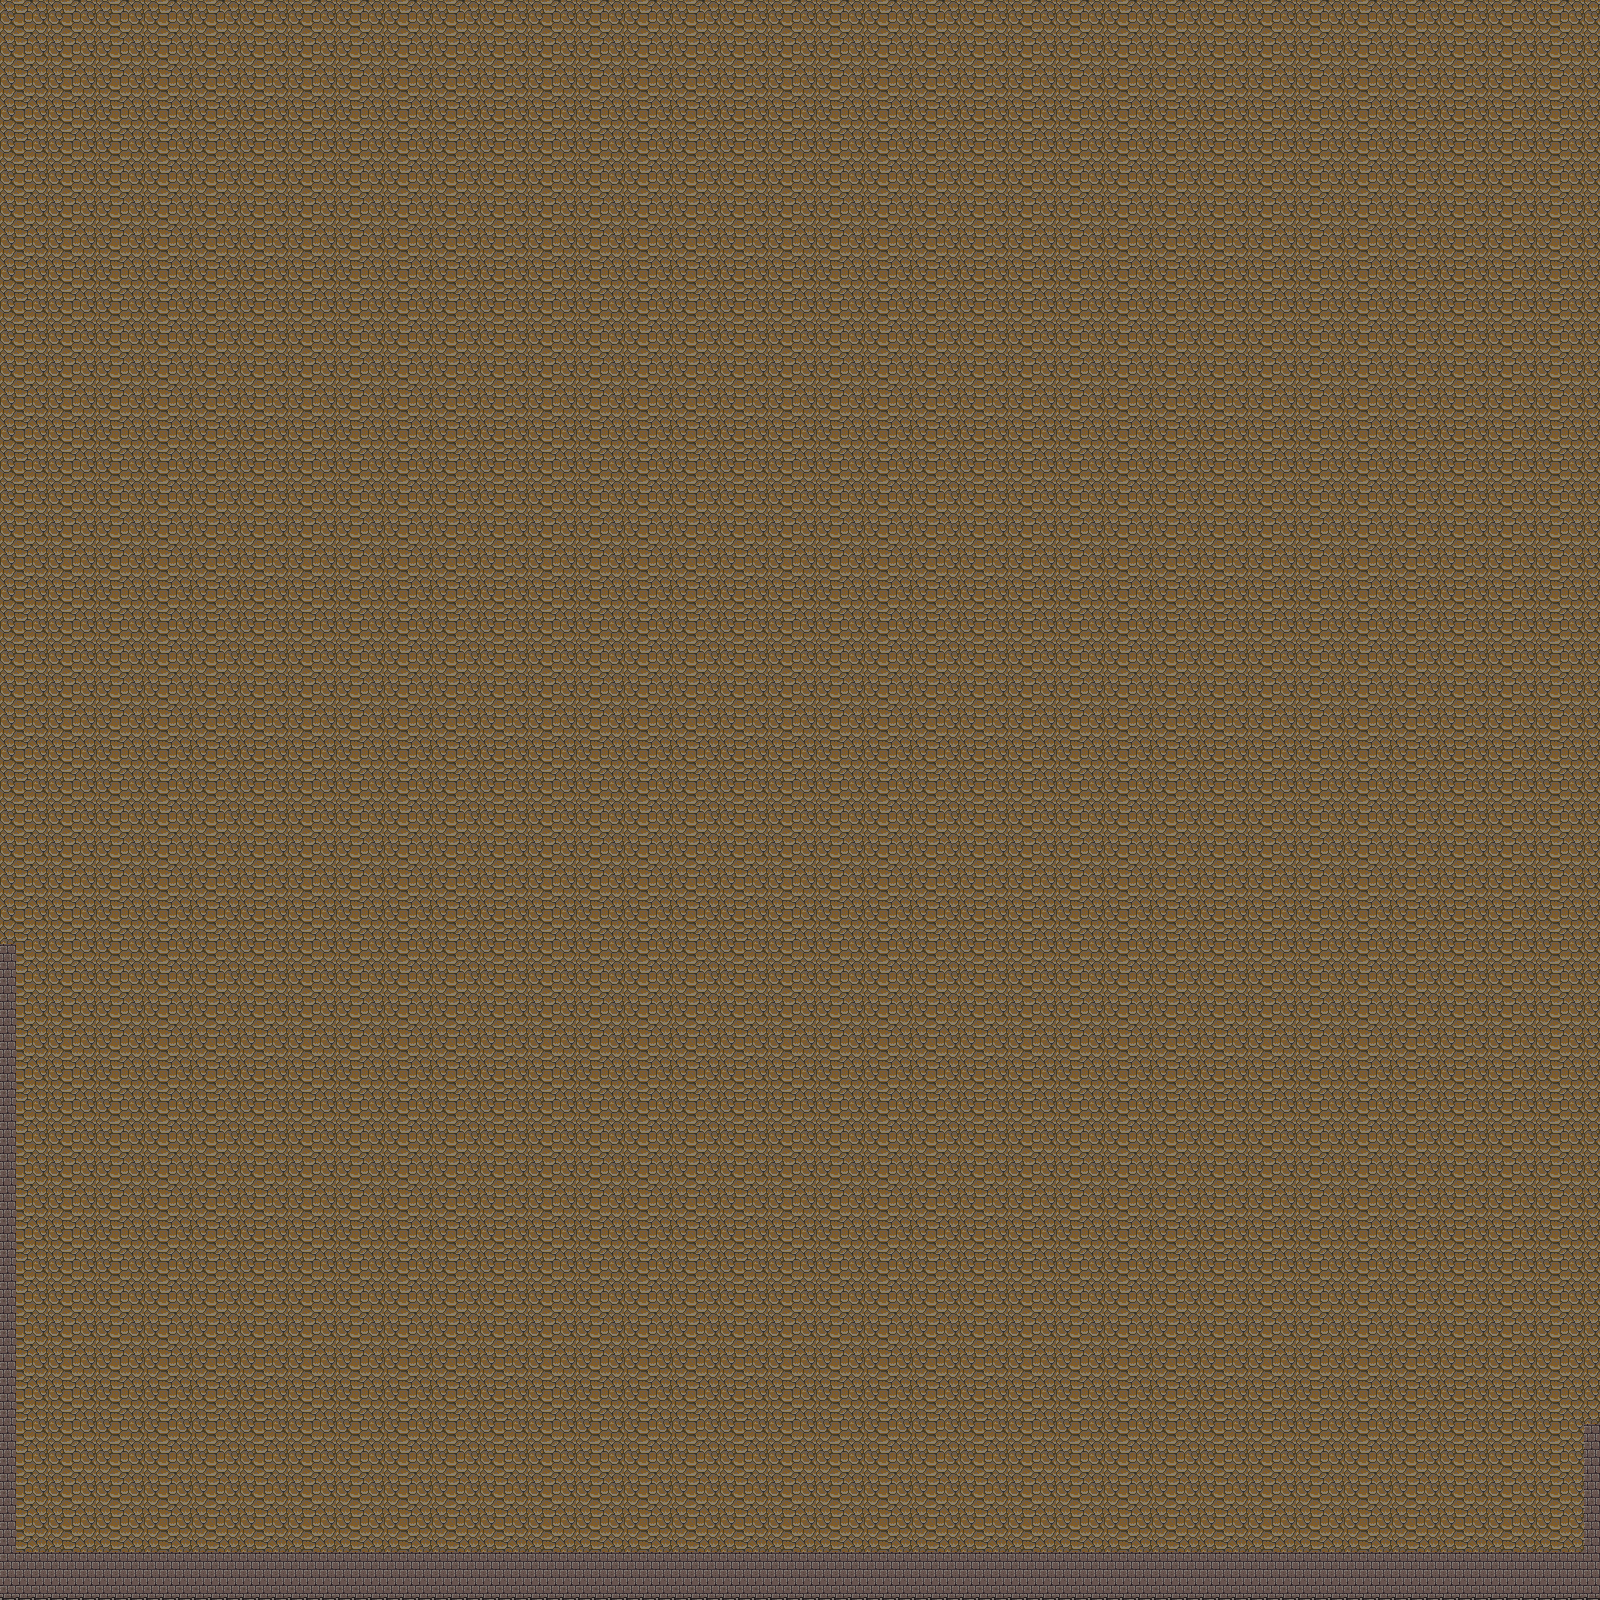

This is a level from a 2D game, rendered from its Tiled map with the project's own tilesets. A one-line summary and the map file follow, with tile-layer data summarised:
An orthogonal 100x100 tile map with 16x16 px tiles, 2 tile layers (Слой тайлов 2, Слой тайлов 1) and 1 object.

<map version="1.2" tiledversion="2019.04.03" orientation="orthogonal" renderorder="right-down" width="100" height="100" tilewidth="16" tileheight="16" infinite="0" nextlayerid="4" nextobjectid="2">
 <tileset firstgid="1" source="Castle2.tsx" />
 <layer id="2" name="Слой тайлов 2" width="100" height="100" locked="1">
  <data>[10000 cells, 10000 non-empty, 12 distinct tile ids]</data>
 </layer>
 <layer id="1" name="Слой тайлов 1" width="100" height="100" locked="1">
  <data>[10000 cells, 346 non-empty, 3 distinct tile ids]</data>
 </layer>
 <objectgroup id="3" name="Слой объектов 1" locked="1">
  <object id="1" x="1" y="945">
   <polygon points="0,0 14.5,0 14.5,607 1582,606.5 1582,481.5 1598.5,481.5 1598.5,655 -1,655.5" />
  </object>
 </objectgroup>
</map>
